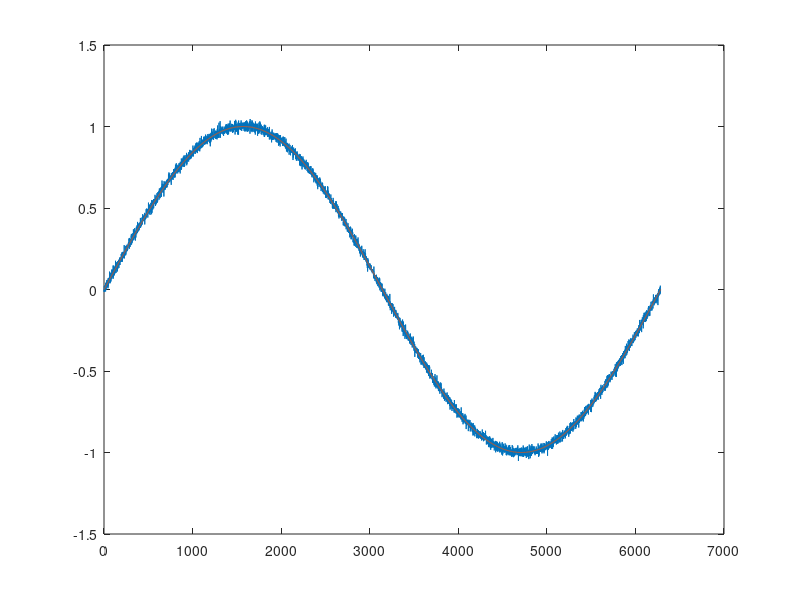

MATLAB code for this plot:
%% averaging display

clear all
close all
x = [0:0.001:2*pi];

y = sin(x);

numOfTests = 1000;

for i=1:numOfTests
noise(i,:) = awgn(y,5);
end
% 
% figure(1)
% for i=1:1:numOfTests
% plot(noise(i,:));
% hold all
% end
% hold all
% plot(y)

avged = zeros(size(noise(1,:)));

for i=1:numOfTests
    avged = avged+noise(i,:);
end
avged = avged/numOfTests;
figure(2)
plot(avged)
hold on
plot(y)